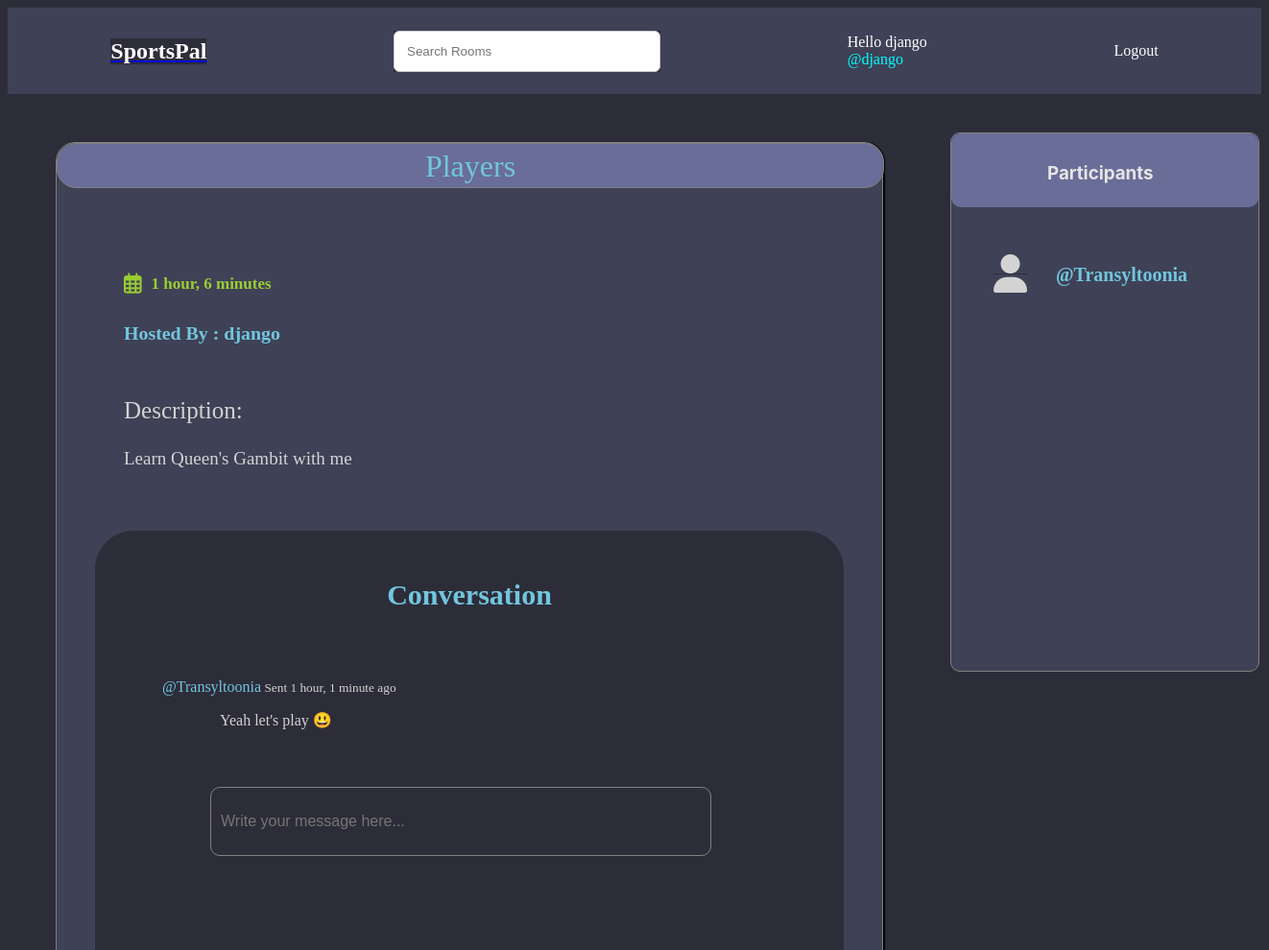
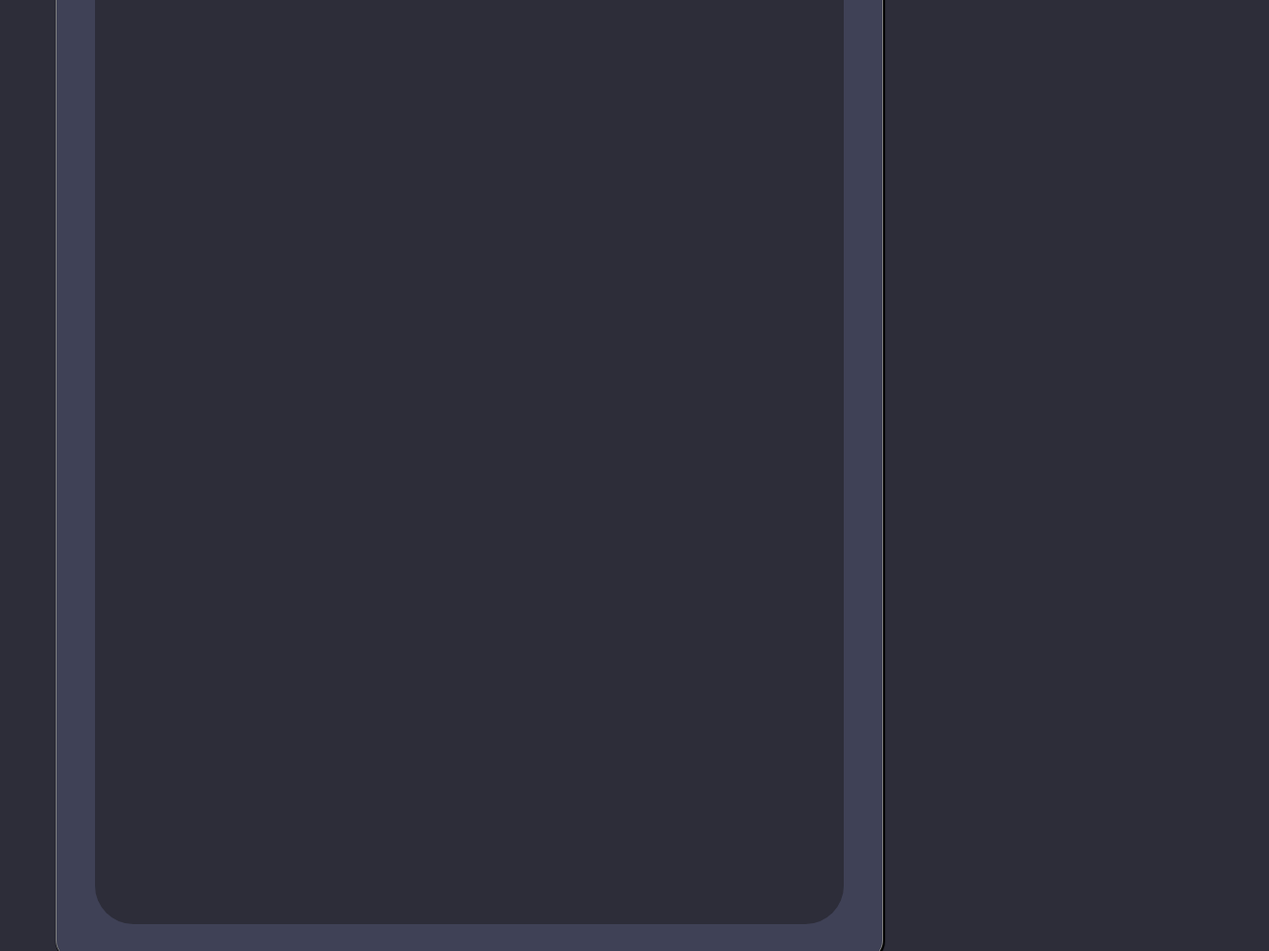
Page /room/36/ (signed in) on the committed database (2 pictures, top to bottom).
### base/models.py (models this page shows, shortened)
class Room(models.Model):
    host = models.ForeignKey(User, on_delete=models.SET_NULL, null=True)
    topic = models.ForeignKey(Topic, on_delete=models.SET_NULL, null=True)
    name = models.CharField(max_length=200)
    description = models.TextField(null = True, blank = True)
    participants = models.ManyToManyField(User, related_name='participants', blank=True)
    updated = models.DateTimeField(auto_now=True)
    created = models.DateTimeField(auto_now_add=True)
    class Meta:
        ordering = ('-updated','-created')

class Message(models.Model):
    user = models.ForeignKey(User, on_delete=models.CASCADE)
    room = models.ForeignKey(Room, on_delete=models.CASCADE)
    body = models.TextField()
    updated = models.DateTimeField(auto_now=True)
    created = models.DateTimeField(auto_now_add=True)

### base/views.py (the view, shortened to what this page needs)
# urls.py: path("room/<str:pk>/", views.room, name="room"),
def room(request,pk):
    room = Room.objects.get(id=pk)
    room_messages = room.message_set.all().order_by('-created')
    participants = room.participants.all()
    context = {'room':room,'room_messages':room_messages,'participants':participants}
    return render(request,"base/room.html",context )

### base/templates/base/room.html (shortened to what this page needs)
{% extends 'main.html' %}
{% load static %}
{% block content %}
{% block css %}
    <link rel="stylesheet" type="text/css" href="{% static 'styles/room.css' %}">
    <link href="{% static 'fontawesomefree/css/fontawesome.css' %}" rel="stylesheet" type="text/css">
    <link href="{% static 'fontawesomefree/css/brands.css' %}" rel="stylesheet" type="text/css">
    <link href="{% static 'fontawesomefree/css/solid.css' %}" rel="stylesheet" type="text/css">
{% endblock %}
<div class="room-container">
    <div class="room-containers">
        <div class="room-details" style="background-color: #3f4156;">
            <h1>{{room.name}}</h1>
            <div class="container">
                <div id="time_created">
                    <p><i class="fa-regular fa-calendar-days fa-lg" style = "position: relative;right: 10px"></i>{{room.created|timesince}} </p>
                </div>
                <div id="host">
                    <H3 style="background-color:#3f4156; position: relative; right : 10px">Hosted By : {{room.host.username}}</H3>
                </div>
                <div id="description">
                    <p>Description:</p>
                    <p style="font-size: 19px;position: relative;bottom: 15px;">{{room.description}}</p>
                </div>
            </div>
        </div>
        <div class="conversation-wrapper">
            <h3 style = "position: relative;color:#71c6dd;font-size: 30px;font-weight: 600;text-align: center;">Conversation</h3>
            <div class="message-list">
                {% for message in room_messages %}
                <div class="message">
                    <small class="message-info" style = "color:lightgray"><tag style = "color:#71c6dd;font-size: medium;">@{{message.user}}</tag> Sent {{message.created|timesince}} ago</small>
                    <p class="message-body" style = "color:lightgray;">{{message.body}}</p>
                </div>
                {% endfor %}
            </div>
            {% if request.user.is_authenticated %}
            <div class="comment-form">
                <form method="POST" action="">
                    <input type="text" name="body" placeholder="Write your message here..." />
                </form>
            </div>
            {% endif %}
        </div>
    </div>
    <div class = "participants">
        <h3 style="background-color: #696d97;color:#e5e5e5">Participants</h3>
        {% for user in participants %}
        <div id = "username">
            <p style="background-color: #3f4156;"><i class="fa-solid fa-user fa-2xl" style = " position:relative ; right:30px ; color:lightgray; "></i>@{{user.username}}</p>
        </div>
        {% endfor %}
    </div>
</div>
{% endblock %}

### templates/navbar.html
{% load static %}
{% block css %}
    <link rel="stylesheet" type="text/css" href="{% static 'styles/navbar.css' %}">
{% endblock %}
<div class="navbar" style="background-color:#3f4156;z-index: 20;">
    <div class="logo" style="background-color:#3f4156;">
        <a href="/"> <h1 style = "color: white;" style = "background-color:#3f4156; text-decoration: none;">SportsPal</h1></a>
    </div>
    <div class="search_bar">
        <form method = "GET" action="{% url 'home' %}">
            <input type = "text" name = "q" placeholder = "Search Rooms" />
        </form>
    </div>
    {% if request.user.is_authenticated %}
    <div class="profile">
        <p style="color: white;background-color:#3f4156;"> Hello {{request.user}}</p>
        <p style="background-color:#3f4156;"><a href = "{'% url 'base/profile.html' message.user.id %} " style="background-color:#3f4156;text-decoration: none;color:aqua;">@{{user.username}}</a></p>
    </div>
    <div class="logout">
        <a href = "{% url 'logout' %}" style="background-color:#3f4156;">Logout</a>
    </div>
    {% else %}
    <div class="login">
        <a href = "{% url 'login' %}" style = "background-color:#3f4156;text-decoration: none;"><i class="fa-solid fa-right-to-bracket fa-shake fa-lg" style="position: relative; right: 10px;;"></i>Login</a>
    </div>
    {% endif %}
</div>

### static/styles/main.css (style rules this page uses)
* { background-color: #2d2d39;; }

### static/styles/navbar.css (style rules this page uses)
.navbar { display: flex; background-color:#3f4156; align-items: center; justify-content: space-around; text-decoration: none; padding: 10px; height: 70px; }
.navbar div { background-color:#3f4156 ; color: white; }
.logo h1 { margin: 0; font-size: 24px; font-weight: bold; text-decoration: none; }
.search_bar input[type="text"] { background-color: white; background-image: url('searchicon.png'); background-position: 10px 10px; background-repeat: no-repeat; border : 8px solid #3f4156; padding: 13px; width: 250px; border-radius: 6px; border: 1px solid #ccc; }
.profile p { margin: 0; }
.logout a { text-decoration: none; color: white; }

### static/styles/room.css (style rules this page uses)
.participants { width : 320px; height : 70vh; position: relative; left : 120px; top : 40px; border-radius: 10px; border: 1px solid gray; background-color: #3f4156; }
#username { color : #71c6dd; font-size : 20px; font-weight : bold; margin-left : 20px; margin-top : 20px; text-align: center; margin: 40px; margin-bottom: 80px; }
.participants h3 { height: 47px; padding-left: 100px; padding-top: 30px; border-radius: 10px; position: relative; bottom : 18.5px; font-family: "DM Sans", -apple-system, BlinkMacSystemFont, "Segoe UI", Roboto, Oxygen, Ubuntu, Cantarell, "Open Sans", "Helvetica Neue", sans-serif; }
.room-details h1 { background-color: #696d97; color : #71c6dd; font-weight: 500; text-transform: capitalize; height: 30px; border-radius: 20px; padding: 10px; padding-top: 5px; text-align: center; margin: 10px; border: 1px solid gray; width: 840px; position: relative; right: 50px; bottom: 50px; }
.room-details div { margin : 0px; }
.container { background-color: #3f4156; }
.container div , .container h4 , .container p { background-color: #3f4156; }
.conversation-wrapper { position: relative; top : 10px; height: 170vh; border-radius: 40px; padding: 20px; }
.room-containers { background-color: #3f4156; height: 220vh; width: 780px; position: relative; left : 50px; top : 50px; padding: 40px; border-radius: 20px; border: 1px solid gray; box-shadow: 1px 1px 1px 1px black; }
.message { margin : 50px; margin-top: 70px; }
.message-body { position: relative; left :60px; }
.message-info { position: relative; }
.comment-form input { width: 500px; height: 50px; border-radius: 10px; border: 1px solid gray; padding: 10px; margin: 10px; color : lightgray; position: relative; left : 90px; font-size: medium; }
#host { color: #71c6dd; font-size: 17px; font-weight: bold; margin-left: 20px; margin: 40px; margin-bottom: 40px; position: relative; bottom: 50px; }
#time_created { color: yellowgreen; font-size: 17px; font-weight: bold; margin-left: 20px; margin-top: 20px; margin: 40px; margin-bottom: 80px; }
#description { font-size: 25px; position: relative; bottom: 50px; left : 30px; width : 550px; border-radius: 30px; }
#description p { position: relative; top : 15px; border-radius: 30px; color: lightgray; }

### base/templates/base/room.html (style rules this page uses)
.room-container { display: grid; grid-template-columns: 2.8fr 1.7fr; }

### rows in the picture
Room: name "Players", created "1 hour, 6 minutes", host.username "django", description "Learn Queen's Gambit with me"
Message: user "Transyltoonia", created "1 hour, 1 minute", body "Yeah let's play 😃"

### other values in the picture
{{ request.user }} "django"
{{ user.username }} "django"
{{ user.username }} "Transyltoonia"
